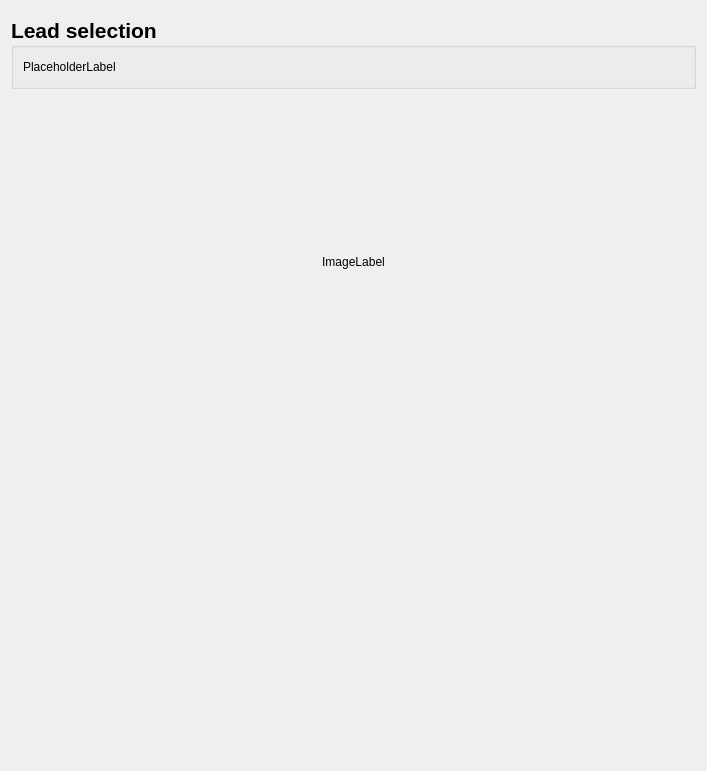
<?xml version="1.0" encoding="UTF-8"?>
<ui version="4.0">
 <class>Form</class>
 <widget class="QWidget" name="Form">
  <property name="geometry">
   <rect>
    <x>0</x>
    <y>0</y>
    <width>707</width>
    <height>771</height>
   </rect>
  </property>
  <property name="windowTitle">
   <string>Form</string>
  </property>
  <layout class="QVBoxLayout" name="verticalLayout">
   <item>
    <widget class="QFrame" name="topContentWidget">
     <property name="styleSheet">
      <string notr="true">QFrame {
	border: none;
}</string>
     </property>
     <property name="frameShape">
      <enum>QFrame::StyledPanel</enum>
     </property>
     <property name="frameShadow">
      <enum>QFrame::Raised</enum>
     </property>
    </widget>
   </item>
   <item>
    <widget class="QGroupBox" name="LeadsSelection">
     <property name="font">
      <font>
       <pointsize>16</pointsize>
       <weight>75</weight>
       <bold>true</bold>
      </font>
     </property>
     <property name="styleSheet">
      <string notr="true">QGroupBox#Datapreprocessing::title {
    subcontrol-origin: margin;
    subcontrol-position: top left; 
    padding: 5px;                 
    letter-spacing: 1px;

    color: qlineargradient(
        spread:pad, x1:0, y1:0, x2:1, y2:0,
        stop:0 #6a0dad, stop:1 #ec407a
    );
}

</string>
     </property>
     <property name="title">
      <string>Lead selection</string>
     </property>
     <layout class="QVBoxLayout" name="verticalLayout_2">
      <item>
       <layout class="QHBoxLayout" name="leadLayout">
        <item>
         <widget class="QLabel" name="broadbandLabel">
          <property name="font">
           <font>
            <weight>50</weight>
            <bold>false</bold>
           </font>
          </property>
          <property name="text">
           <string>PlaceholderLabel</string>
          </property>
         </widget>
        </item>
        <item>
         <spacer name="horizontalSpacer_49">
          <property name="orientation">
           <enum>Qt::Horizontal</enum>
          </property>
          <property name="sizeHint" stdset="0">
           <size>
            <width>40</width>
            <height>20</height>
           </size>
          </property>
         </spacer>
        </item>
       </layout>
      </item>
     </layout>
    </widget>
   </item>
   <item>
    <widget class="QLabel" name="imageLabel">
     <property name="sizePolicy">
      <sizepolicy hsizetype="Expanding" vsizetype="Expanding">
       <horstretch>0</horstretch>
       <verstretch>0</verstretch>
      </sizepolicy>
     </property>
     <property name="text">
      <string>ImageLabel</string>
     </property>
     <property name="alignment">
      <set>Qt::AlignCenter</set>
     </property>
    </widget>
   </item>
   <item>
    <spacer name="verticalSpacer">
     <property name="orientation">
      <enum>Qt::Vertical</enum>
     </property>
     <property name="sizeHint" stdset="0">
      <size>
       <width>20</width>
       <height>40</height>
      </size>
     </property>
    </spacer>
   </item>
  </layout>
 </widget>
 <resources/>
 <connections/>
</ui>
